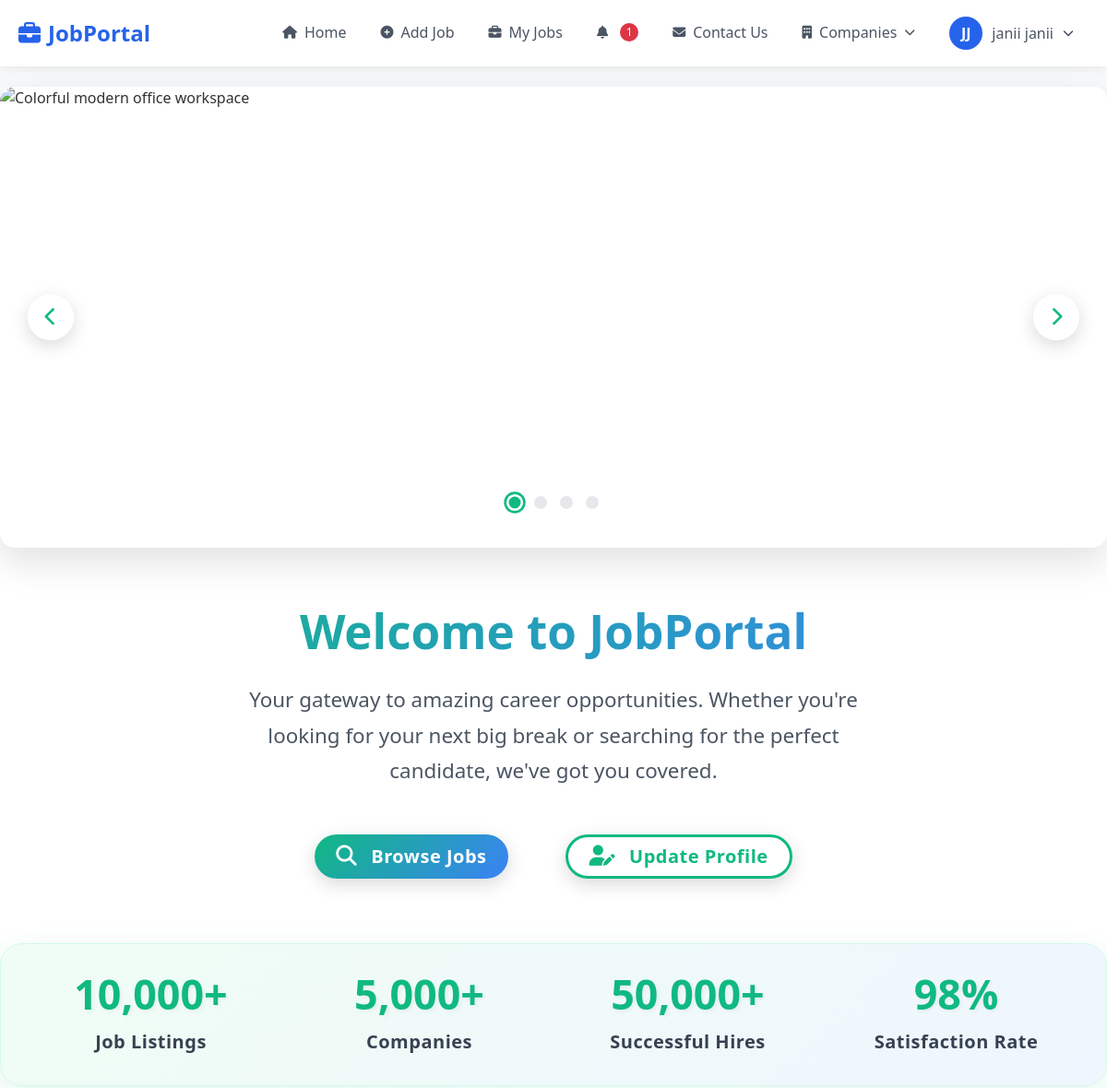
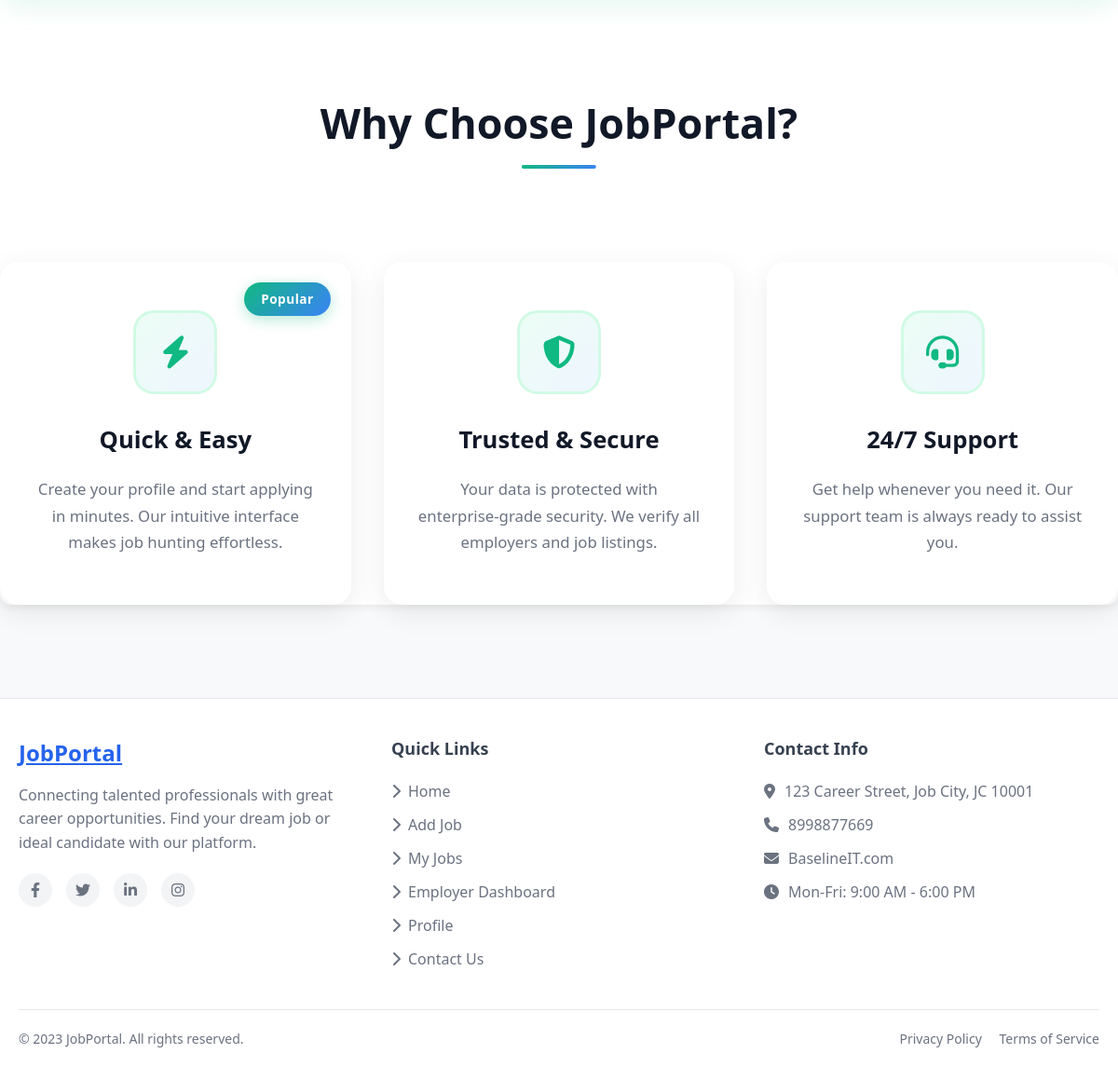
/ (signed in), run on the app's committed database (2 pictures, top to bottom).
### accounts/models.py (models this page shows)
class User(AbstractUser):
    ROLE_CHOICES = (
        ('admin', 'Admin'),
        ('jobseeker', 'Job Seeker'),
        ('employer', 'Employer'),
    )
    email = models.EmailField(unique=True)
    phone = models.CharField(max_length=15)
    role = models.CharField(max_length=20, choices=ROLE_CHOICES)
    is_email_verified = models.BooleanField(default=False)
    otp = models.CharField(max_length=6, blank=True, null=True)
    profile_image = models.ImageField(
        upload_to='profile_images/',
        blank=True,
        null=True
    )
    USERNAME_FIELD = 'email'
    REQUIRED_FIELDS = ['username']

### core/views.py (the view)
# urls.py: path('', home, name='home'),
@login_required
def home(request):
    total_jobs = Job.objects.count()
    total_applications = Application.objects.count()
    categories = Job.objects.values_list('title', flat=True)
    context = {
        'total_jobs': total_jobs,
        'total_applications': total_applications,
        'categories': categories,
    }
    return render(request, 'dashboard/home.html', context)

### templates/dashboard/home.html (shortened to what this page needs)
{% extends "base.html" %}
{% block content %}
<div class="hero-carousel">
    <div class="carousel-container" id="carouselContainer">
        <div class="carousel-slide">
            <img src="https://images.unsplash.com/photo-1497366754035-f200968a6e72?ixlib=rb-4.0.3&auto=format&fit=crop&w=1920&q=80" alt="Colorful modern office workspace" class="carousel-image">
        </div>
    </div>
    <button class="carousel-nav prev" id="prevBtn">
        <i class="fas fa-chevron-left"></i>
    </button>
    <button class="carousel-nav next" id="nextBtn">
        <i class="fas fa-chevron-right"></i>
    </button>
    <div class="carousel-controls" id="carouselDots">
        <div class="carousel-dot active" data-slide="0"></div>
        <div class="carousel-dot" data-slide="1"></div>
        <div class="carousel-dot" data-slide="2"></div>
        <div class="carousel-dot" data-slide="3"></div>
    </div>
</div>
<div class="hero-section">
    <h1 class="hero-title">Welcome to JobPortal</h1>
    <p class="hero-subtitle">Your gateway to amazing career opportunities. Whether you're looking for your next big break or searching for the perfect candidate, we've got you covered.</p>
    <div class="cta-buttons">
        {% if user.is_authenticated %}
            <a href="/jobs/list/" class="cta-button primary">
                <i class="fas fa-search"></i>
                Browse Jobs
            </a>
            <a href="/accounts/profile/" class="cta-button secondary">
                <i class="fas fa-user-edit"></i>
                Update Profile
            </a>
        {% endif %}
    </div>
</div>
<div class="stats-section">
    <div class="stat-card">
        <div class="stat-number">10,000+</div>
        <div class="stat-label">Job Listings</div>
    </div>
    <div class="stat-card">
        <div class="stat-number">5,000+</div>
        <div class="stat-label">Companies</div>
    </div>
    <div class="stat-card">
        <div class="stat-number">50,000+</div>
        <div class="stat-label">Successful Hires</div>
    </div>
    <div class="stat-card">
        <div class="stat-number">98%</div>
        <div class="stat-label">Satisfaction Rate</div>
    </div>
</div>
<div class="features-section">
    <h2 class="section-title">Why Choose JobPortal?</h2>
    <div class="features-grid">
        <a href="/applications/quickeasy/" style="text-decoration: none;">
            <div class="feature-card">
                <div class="badge">Popular</div>
                <div class="feature-icon">
                    <i class="fas fa-bolt"></i>
                </div>
                <h3 class="feature-title">Quick & Easy</h3>
                <p class="feature-description">Create your profile and start applying in minutes. Our intuitive interface makes job hunting effortless.</p>
            </div>
        </a>
        <a href="/applications/aboutus/" style="text-decoration: none;">
            <div class="feature-card">
                <div class="feature-icon">
                    <i class="fas fa-shield-alt"></i>
                </div>
                <h3 class="feature-title">Trusted & Secure</h3>
                <p class="feature-description">Your data is protected with enterprise-grade security. We verify all employers and job listings.</p>
            </div>
        </a>
        <a href="/applications/contactus/" style="text-decoration: none;">
            <div class="feature-card">
                <div class="feature-icon">
                    <i class="fas fa-headset"></i>
                </div>
                <h3 class="feature-title">24/7 Support</h3>
                <p class="feature-description">Get help whenever you need it. Our support team is always ready to assist you.</p>
            </div>
        </a>
    </div>
</div>
{% endblock %}

### templates/base.html (shortened to what this page needs)
<!DOCTYPE html>
<html lang="en">
<head>
    <link rel="stylesheet" href="https://cdnjs.cloudflare.com/ajax/libs/font-awesome/6.4.0/css/all.min.css">
</head>
<body class="{% if user.is_authenticated and user.is_superuser %}admin-logged-in{% endif %}">
    {% if not user.is_authenticated or not user.is_superuser %}
    <nav class="navbar">
        <div class="nav-container">
            <a href="/" class="logo">
                <i class="fas fa-briefcase logo-icon"></i>
                <span>JobPortal</span>
            </a>
            <ul class="nav-menu" id="navMenu">
                <li class="nav-item">
                    <a href="/" class="nav-link">
                        <i class="fas fa-home"></i>
                        <span>Home</span>
                    </a>
                </li>
                {% if user.is_authenticated %}
                    {% if user.role == 'job_seeker' %}
                    <li class="nav-item">
                        <a href="/applications/status/" class="nav-link">
                            <i class="fas fa-clipboard-check"></i>
                            <span>Applied Jobs</span>
                        </a>
                    </li>
                    <li class="nav-item">
                        <a href="/aboutus/" class="nav-link">
                            <i class="fas fa-info-circle"></i>
                            <span>About Us</span>
                        </a>
                    </li>
                    {% elif user.role == 'employer' %}
                    <li class="nav-item">
                        <a href="/jobs/post/" class="nav-link">
                            <i class="fas fa-plus-circle"></i>
                            <span>Add Job</span>
                        </a>
                    </li>
                    <li class="nav-item">
                        <a href="/jobs/my_jobs/" class="nav-link">
                            <i class="fas fa-briefcase"></i>
                            <span>My Jobs</span>
                        </a>
                    </li>
                    {% endif %}
                    {% if user.role == 'employer' %}
                    <li class="nav-item">
                        <a href="/applications/notifications/" class="nav-link" title="Notifications">
                            <i class="fas fa-bell"></i>
                            {% if notif_count > 0 %}
                            <span class="notification-badge">{{ notif_count }}</span>
                            {% endif %}
                        </a>
                    </li>
                    {% endif %}
                {% endif %}
                {% if user.is_authenticated %}
                <li class="nav-item">
                    <a href="/applications/contactus/" class="nav-link">
                        <i class="fas fa-envelope"></i>
                        <span>Contact Us</span>
                    </a>
                </li>
                {% endif %}
                <li class="nav-item user-dropdown">
                <a href="#" class="nav-link">
                    <i class="fas fa-building"></i>
                    <span>Companies</span>
                    <i class="fas fa-chevron-down" style="font-size:12px;"></i>
                </a>
            </li>
                {% if user.is_authenticated %}
                <li class="nav-item user-dropdown">
                    <div class="user-toggle">
                        <div class="user-avatar">
                            {{ user.first_name|first|upper }}{{ user.last_name|first|upper }}
                        </div>
                        <span>{{ user.first_name }} {{ user.last_name }}</span>
                        <i class="fas fa-chevron-down" style="font-size: 12px;"></i>
                    </div>
                </li>
                {% endif %}
            </ul>
        </div>
    </nav>
    {% endif %}
    <div class="container mt-4">
        {% block content %}{% endblock %}
    </div>
    <footer class="footer">
        <div class="footer-container">
            <div class="footer-content">
                <div class="footer-section">
                    <a href="/" class="footer-logo">JobPortal</a>
                    <p class="footer-about">
                        Connecting talented professionals with great career opportunities.
                        Find your dream job or ideal candidate with our platform.
                    </p>
                    <div class="social-icons">
                        <a href="#" class="social-icon">
                            <i class="fab fa-facebook-f"></i>
                        </a>
                        <a href="#" class="social-icon">
                            <i class="fab fa-twitter"></i>
                        </a>
                        <a href="#" class="social-icon">
                            <i class="fab fa-linkedin-in"></i>
                        </a>
                        <a href="#" class="social-icon">
                            <i class="fab fa-instagram"></i>
                        </a>
                    </div>
                </div>
                <div class="footer-section">
                    <h3 class="footer-heading">Quick Links</h3>
                    <ul class="footer-links">
                        <li><a href="/"><i class="fas fa-chevron-right"></i> Home</a></li>
                        {% if user.is_authenticated %}
                            {% if user.is_superuser %}
                            <li><a href="/admin/dashboard/"><i class="fas fa-chevron-right"></i> Admin Dashboard</a></li>
                            <li><a href="/jobs/list/"><i class="fas fa-chevron-right"></i> Search Jobs</a></li>
                            <li><a href="/applications/status/"><i class="fas fa-chevron-right"></i> Applied Jobs</a></li>
                            <li><a href="/jobs/post/"><i class="fas fa-chevron-right"></i> Add Job</a></li>
                            <li><a href="/jobs/my_jobs/"><i class="fas fa-chevron-right"></i> My Jobs</a></li>
                            <li><a href="/admin/accounts/user/"><i class="fas fa-chevron-right"></i> Manage Users</a></li>
                            {% else %}
                                {% if user.role == 'job_seeker' or not user.role %}
                                <li><a href="/applications/status/"><i class="fas fa-chevron-right"></i> Applied Jobs</a></li>
                                <li><a href="/aboutus/"><i class="fas fa-chevron-right"></i> About Us</a></li>
                                <li><a href="/seeker/dashboard/"><i class="fas fa-chevron-right"></i> Job Seeker Dashboard</a></li>
                                {% elif user.role == 'employer' %}
                                <li><a href="/jobs/post/"><i class="fas fa-chevron-right"></i> Add Job</a></li>
                                <li><a href="/jobs/my_jobs/"><i class="fas fa-chevron-right"></i> My Jobs</a></li>
                                <li><a href="/"><i class="fas fa-chevron-right"></i> Employer Dashboard</a></li>
                                {% endif %}
                            {% endif %}
                            <li><a href="/accounts/profile/"><i class="fas fa-chevron-right"></i> Profile</a></li>
                            <li><a href="/applications/contactus/"><i class="fas fa-chevron-right"></i> Contact Us</a></li>
                        {% endif %}
                    </ul>
                </div>
                <div class="footer-section">
                    <h3 class="footer-heading">Contact Info</h3>
                    <div class="footer-contact">
                        <p><i class="fas fa-map-marker-alt"></i> 123 Career Street, Job City, JC 10001</p>
                        <p><i class="fas fa-phone"></i> 8998877669</p>
                        <p><i class="fas fa-envelope"></i> BaselineIT.com</p>
                        <p><i class="fas fa-clock"></i> Mon-Fri: 9:00 AM - 6:00 PM</p>
                    </div>
                </div>
            </div>
            <div class="footer-bottom">
                <p>&copy; 2023 JobPortal. All rights reserved.</p>
                <div>
                    <a href="#" style="color: #6b7280; margin-right: 15px; text-decoration: none;">Privacy Policy</a>
                    <a href="#" style="color: #6b7280; text-decoration: none;">Terms of Service</a>
                </div>
            </div>
        </div>
    </footer>
</body>
</html>

### data on the page
User: first_name|first "J", last_name|first "J", first_name "janii", last_name "janii"

### other printed values
{{ notif_count }} "1"
